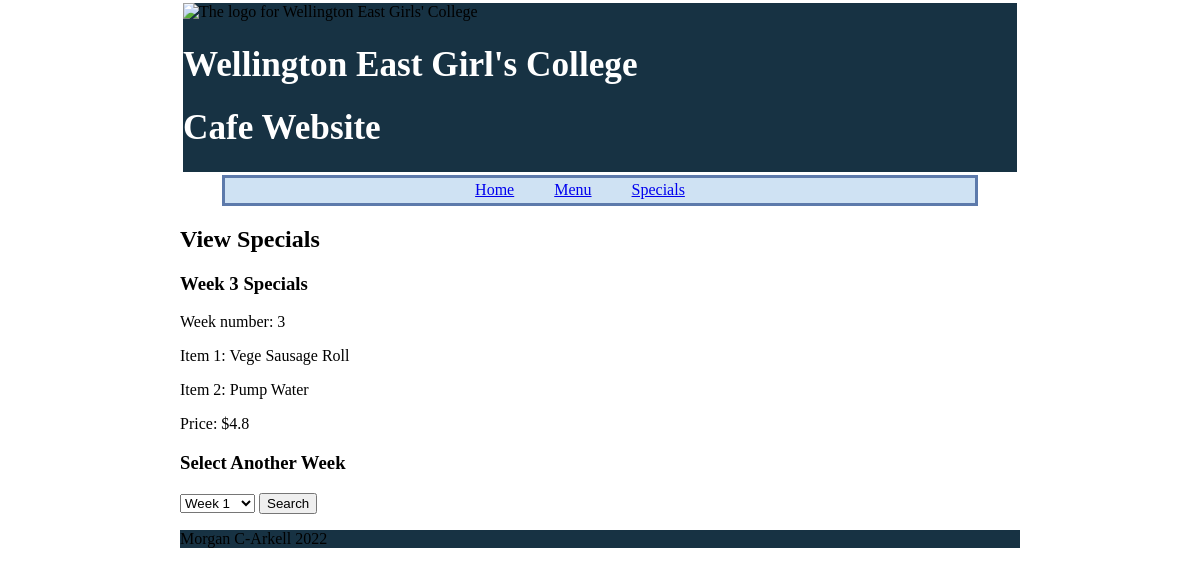
/specials.php?special=3, run on the app's committed database.
### tables this page shows
CREATE TABLE `specials_info` (
  `week_number` tinyint unsigned NOT NULL AUTO_INCREMENT,
  `new_price` float unsigned NOT NULL,
  PRIMARY KEY (`week_number`)
);

CREATE TABLE `items` (
  `item_id` tinyint unsigned NOT NULL AUTO_INCREMENT,
  `item_name` varchar(20) NOT NULL,
  `price` float unsigned NOT NULL,
  `type` enum('food','drink') NOT NULL,
  `available` enum('true','false') NOT NULL,
  `dairy_free` enum('true','false') NOT NULL,
  `gluten_free` enum('true','false') NOT NULL,
  `vegetarian` enum('','vegetarian','vegan') NOT NULL,
  PRIMARY KEY (`item_id`)
);

### specials.php (the view, shortened to what this page needs)
<?php
$dbcon = mysqli_connect("localhost", "morganchongarke", "LtS3V56", "morganchongarke_assessment_v2");
if(isset($_GET['special'])){
	$id = $_GET ['special'];
}else{
	$id = 1;
}
$special_query = "SELECT week_number, new_price
					FROM specials_info
					WHERE week_number = '" . $id . "'";
$special_result = mysqli_query($dbcon, $special_query);
$special_record = mysqli_fetch_assoc($special_result);
$item_query = "SELECT items.item_name
				FROM items, specials_info, specials_items
				WHERE specials_info.week_number = '" . $id . "'
				AND specials_info.week_number = specials_items.week_number
				AND items.item_id = specials_items.item_id";
$item_result = mysqli_query($dbcon, $item_query);
$specials_menu_query = "SELECT week_number FROM specials_info ORDER BY week_number ASC";
$specials_menu_result = mysqli_query($dbcon, $specials_menu_query);
?>
<!doctype html>
<html lang="en" dir="ltr">
<head>
		<link rel="stylesheet" href="assessment.css">
</head>
<body>
	<header>
		<img id="header_image" src="images/wegc_logo.png" alt="The logo for Wellington East Girls' College">
		<br>
		<h1>Wellington East Girl's College</h1>
		<h1>Cafe Website</h1>
	</header>
	<nav>
		<ul>
			<li><a href="index.php">Home</a></li>
			<li><a href="menu.php">Menu</a></li>
			<li><a href="specials.php">Specials</a></li>
		</ul>
	</nav>
	<main>
		<h2>View Specials</h2>
		<div id = "special_view">
			<?php
				echo "<h3>Week " . $special_record['week_number'] . " Specials</h3>";
				echo "<p> Week number: ". $special_record['week_number'] . "<br>";
				$num = 1;
				while ($row = mysqli_fetch_array($item_result)) {
					echo "<p>Item ". $num . ": " . $row['item_name'];
					$num += 1;
				}
				echo "<p> Price: $". $special_record['new_price'] . "<br>";
			?>
			<h3>Select Another Week</h3>
			<form name="special" id="special" method="get" action="specials.php">
				<select name="special" id="special">
					<?php
					while($special = mysqli_fetch_assoc($specials_menu_result)){
						echo "<option value = '".$special['week_number']."'>";
						echo "Week " . $special["week_number"];
						echo "</option>";
					}
					?>
				</select>
				<input type="submit" name = "specials_button" value="Search">
			</form>
		</div>
	</main>
</body>
<footer>
	<p> Morgan C-Arkell 2022
</footer>
</html>

### assessment.css (style rules this page uses)
html { background-color: #0000; }
header { background-color: #173243; background-size: cover; overflow: hidden; box-sizing: border-box; left:0; right:0; top: 0; border: 1mm solid #FFFF; margin: 0; }
h1 { color: #FFFF; font-size: 2.2em; }
nav { padding: 0.8% 1.73%; margin-left: 5%; margin-right: 5%; font-size: 1em; background-color: #CFE2F3; overflow: hidden; border: 1mm solid #5D7AAB; position: sticky; position: -webkit-sticky; top: 0vw; padding: 1.5%; }
nav ul { list-style: none; margin: 0; padding: 0; position: absolute; float: left; left: 50%; transform: translate(-50%, -50%); }
nav ul li { list-style: none; margin: 0 2.5em 0 0; padding: 0; float: left; }
body { margin: 15%; margin-top: auto; margin-bottom: auto; background-color: #0000; background-size: 50%; font-size: 1em; }
nav ul { list-style: none; position: absolute; }
footer { background-color: #173243; box-sizing: border-box; }
header { grid-area: header; grid-column: 1 / 2; }
nav { grid-area: nav; grid-column: 1 / 2; }
footer { grid-area: footer; grid-column: 1 / 2; }

### data on the page
specials_info: week_number "3", new_price "4.8"
items: item_name "Vege Sausage Roll"
items: item_name "Pump Water"
